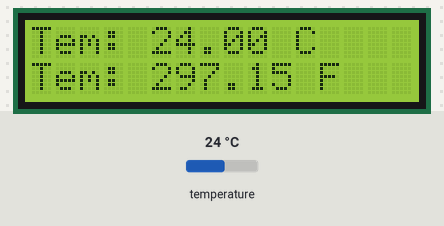
This sketch was run on a simulated Arduino Uno, built with avr-gcc and run on an emulated ATmega328P. Shown: 16×2 character LCD. The test bench sets the inputs (shaded band); at power-on: temperature 24 °C. What the sketch prints to the serial monitor is not drawn.

Above: at 1.2 s.
1.3 s: temperature set to 12 °C
At 2.8 s:
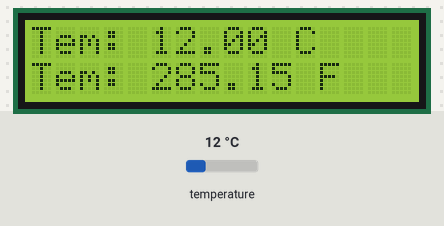
3.1 s: temperature set to 19 °C
At 3.6 s:
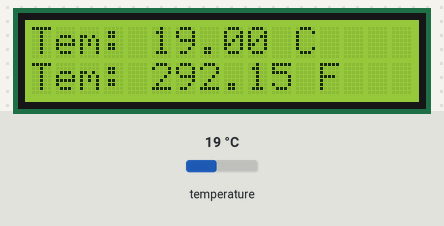
4.7 s: temperature set to 28 °C
At 5.6 s:
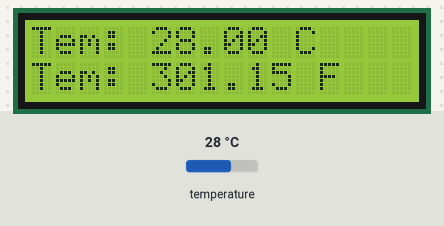
Timing chart, 0 to 7.7 s (numbered marks = the images above; inputs shaded):
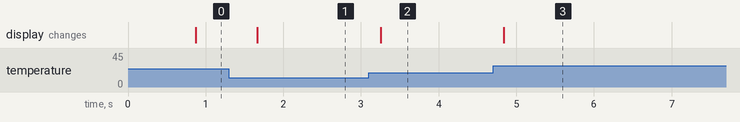

Measured:
- after the input at 1.3 s, the display: changes after 0.37 s (image 1)
- after the input at 3.1 s, the display: changes after 0.15 s (image 2)
- after the input at 4.7 s, the display: changes after 0.14 s (image 3)

The sketch:

DS18B20.ino
```cpp
#include <OneWire.h>
#include <DallasTemperature.h>
#include <LiquidCrystal.h>
// Data wire is plugged into port 2 on the Arduino
#define ONE_WIRE_BUS 2
// Setup a oneWire instance to communicate with any OneWire devices (not just Maxim/Dallas temperature ICs)
OneWire oneWire(ONE_WIRE_BUS);
// Pass our oneWire reference to Dallas Temperature.
DallasTemperature sensors(&oneWire);
LiquidCrystal lcd(4, 5,9, 10, 11, 12);

void setup(void)
{
  lcd.begin(16, 2);
  // start serial port
  Serial.begin(9600);
  Serial.println("Dallas Temperature IC Control Library Demo");
  // Start up the library
  sensors.begin();
}
void loop(void)
{
  // call sensors.requestTemperatures() to issue a global temperature
  // request to all devices on the bus
  Serial.print("Requesting temperatures...");
  sensors.requestTemperatures(); // Send the command to get temperatures
  Serial.println("DONE");
  lcd.setCursor(0, 0);
  lcd.print("Tem: ");
  lcd.print(sensors.getTempCByIndex(0));//print the temperature on lcd1602
  lcd.print(" C");
  lcd.setCursor(0, 1);
  lcd.print("Tem: ");
  lcd.print(sensors.getTempCByIndex(0) + 273.15);//print the temperature on lcd1602
  lcd.print(" F");
  Serial.print("Temperature for the device 1 (index 0) is: ");
  Serial.println(sensors.getTempCByIndex(0));  //print the temperature on serial monitor
}
```
